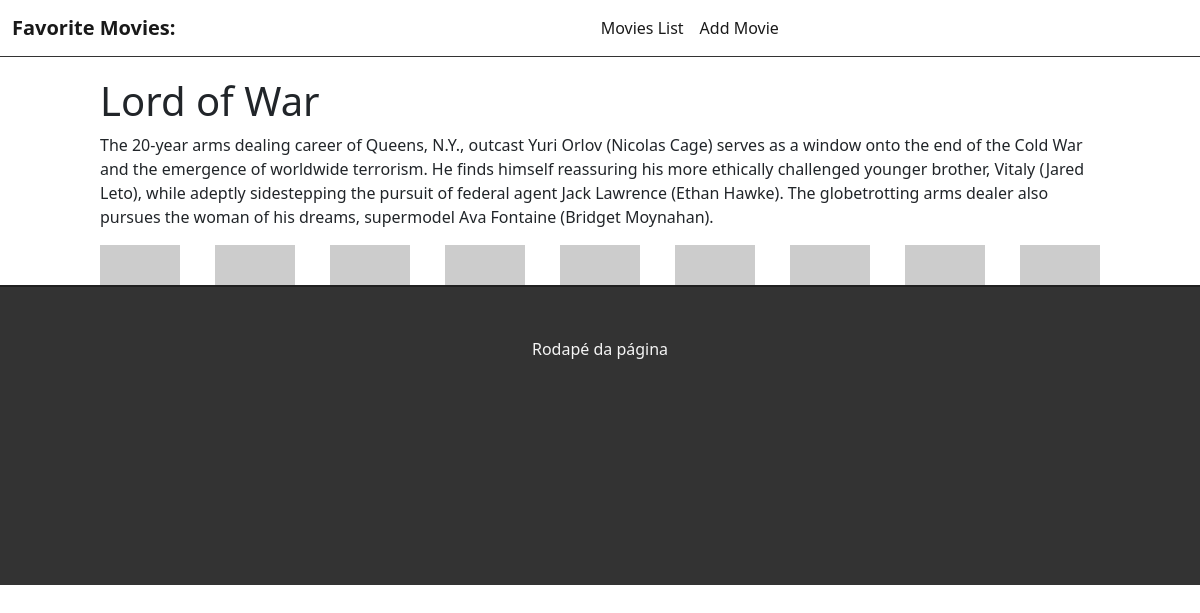
/2, run on the app's committed database.
### movieslist/models.py (models this page shows)
class MoviesList(models.Model):
    name = models.TextField()
    resume = models.TextField()
    rank = models.DecimalField(decimal_places=2, max_digits=10)

### movieslist/views.py (the view)
# urls.py: path("<int:id>", views.movieView, name="movie-view"),
def movieView(request, id):
    movie_list = get_object_or_404(MoviesList, pk=id)
    return render(request, 'movies.html', {'movie_list': movie_list})

### movieslist/templates/movies.html (shortened to what this page needs)
{% extends 'base.html' %}
{% block content %}
<div class="offset-1 col-10 list-div">
    <h1>{{movie_list.name}}</h1>
    <p>{{movie_list.resume}}</p>
</div>
{% endblock %}

### movieslist/static/css/styles.css (style rules this page uses)
.list-div { padding: 0; border-bottom: 40px dashed #ccc; }

### data on the page
MoviesList: name "Lord of War", resume "The 20-year arms dealing career of Queens, N.Y., outcast Yuri Orlov (Nicolas Cage) serves as a window onto the end of the Cold War and the emergence of worldwide terrorism. He finds himself reassuring his more ethically challenged younger brother, Vitaly (Jared Leto), while adeptly sidestepping the pursuit of federal agent Jack Lawrence (Ethan Hawke). The globetrotting arms dealer also pursues the woman of his dreams, supermodel Ava Fontaine (Bridget Moynahan)."
